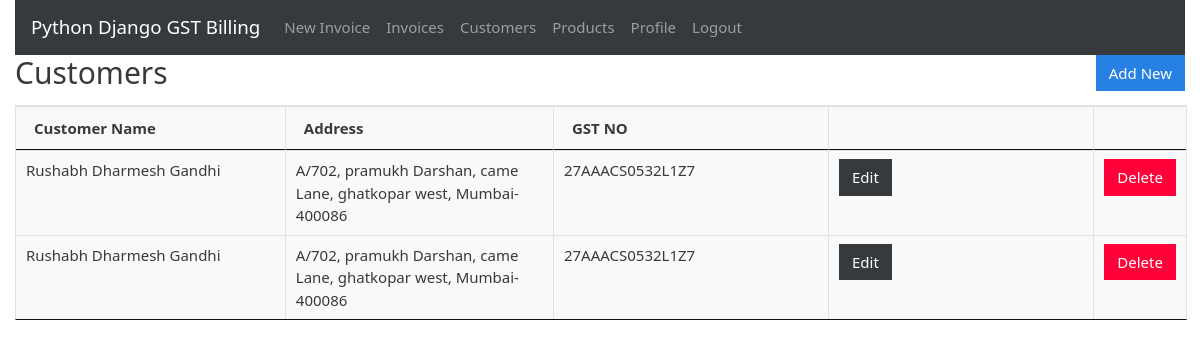
/customers (signed in), run on an earlier commit of the app's database.
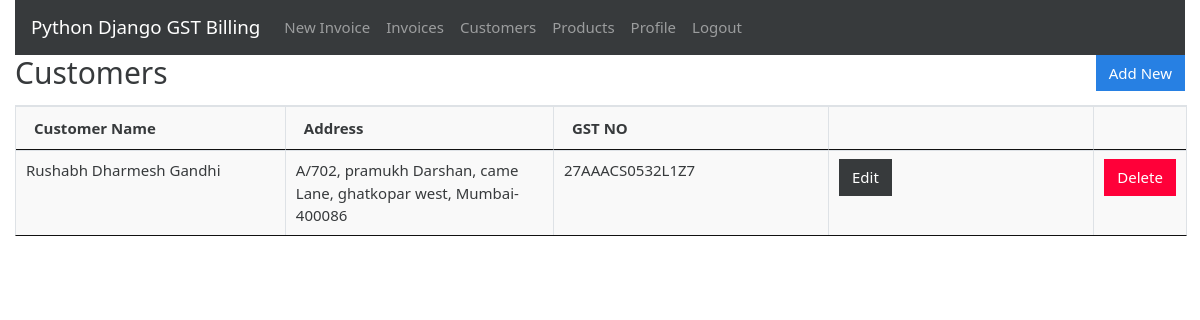
And on a later commit of the database.
### gstbillingapp/models.py (models this page shows, shortened)
class Customer(models.Model):
    customer_name = models.CharField(max_length=200)
    customer_address = models.TextField(max_length=600, blank=True, null=True)
    customer_gst = models.CharField(max_length=15, blank=True, null=True)

### gstbillingapp/views.py (the view)
# urls.py: path('customers', views.customers, name='customers'),
@login_required
def customers(request):
    context = {}
    context['customers'] = Customer.objects.all()
    return render(request, 'gstbillingapp/customers.html', context)

### gstbillingapp/templates/gstbillingapp/customers.html (shortened to what this page needs)
{% extends "gstbillingapp/base.html" %}
{% load static %}
{% block content %}
<div class="row">
	<div class="col">
		<h2>Customers</h2>
	</div>
	<div class="col">
		<a href="{% url 'customer_add' %}" id="add_customer_btn"><button type="button" class="btn btn-primary">Add New</button></a>
	</div>
</div>
<table class="table table-bordered" id="customer-table">
	<thead>
		<tr>
			<th>Customer Name</th>
			<th>Address</th>
			<th>GST NO</th>
			<th></th>
			<th></th>
		</tr>
	</thead>
	<tbody class="two-col-form">
		{% for customer in customers %}
		<tr>
			<td>{{customer.customer_name}}</td>
			<td>{{customer.customer_address}}</td>
			<td>{{customer.customer_gst}}</td>
			<td><a href="{% url 'customer_edit' customer.id %}"><button type="button" class="btn btn-dark">Edit</button></a></td>
			<td><button type="button" class="btn btn-danger" data-toggle="modal" data-target="#customerDeleteModal" data-customer-id="{{customer.id}}" data-customer-name="{{customer.customer_name}}">Delete</button></td>
		</tr>
		{% endfor %}
	</tbody>
</table>
{% endblock %}

### gstbillingapp/templates/gstbillingapp/base.html (shortened to what this page needs)
{% load static %}
<!doctype html>
<html lang="en">
<head>
	<link rel="stylesheet" href="{% static "gstbillingapp/bootstrap-4.4.1-dist/css/bootstrap-cosmo.min.css" %}">
	<link rel="stylesheet" href="{% static "gstbillingapp/main.css" %}">
	<link rel="stylesheet" href="{% static "gstbillingapp/DataTables/jquery.dataTables.min.css" %}">
	<link rel="stylesheet" href="{% static "gstbillingapp/DataTables/dataTables.bootstrap4.min.css" %}">
</head>
<body>
	<div class="container-fluid">
		{% include "gstbillingapp/navbar.html" %}
		{% block content %}{% endblock %}
	</div>
</body>
</html>

### gstbillingapp/templates/gstbillingapp/navbar.html (shortened to what this page needs)
<nav class="navbar navbar-expand-lg navbar-dark bg-dark">
	<a class="navbar-brand" href="{% url 'landing_page' %}">Python Django GST Billing</a>
	<div class="collapse navbar-collapse" id="navbarSupportedContent">
		<ul class="navbar-nav mr-auto">
			{% if user.is_authenticated %}
			<li class="nav-item">
				<a class="nav-link" href="{% url 'invoice_create' %}">New Invoice <span class="sr-only">(current)</span></a>
			</li>
			<li class="nav-item">
				<a class="nav-link" href="{% url 'invoices' %}">Invoices</a>
			</li>
			<li class="nav-item">
				<a class="nav-link" href="{% url 'customers' %}">Customers</a>
			</li>
			<li class="nav-item">
				<a class="nav-link" href="{% url 'products' %}">Products</a>
			</li>
			<li class="nav-item">
				<a class="nav-link" href="{% url 'user_profile' %}">Profile</a>
			</li>
			<li class="nav-item">
				<a class="nav-link" href="{% url 'logout' %}?next=/">Logout</a>
			</li>
			{% endif %}
		</ul>
	</div>
</nav>

### gstbillingapp/static/gstbillingapp/main.css (style rules this page uses)
.table-bordered td, .table-bordered th { padding: 0.25em; }
.table-bordered tbody td, .table-bordered tbody th, .table-bordered thead th, .table-bordered thead td { background: #f9f9f9; }
.two-col-form td, .two-col-form th { width: 25%; }
#add_customer_btn, #add_product_btn { float: right; }

What changed in the data, as far as the page shows it:
removed Customer: customer_name "Rushabh Dharmesh Gandhi", customer_address "A/702, pramukh Darshan, came Lane, ghatkopar west, Mumbai- 400086", customer_gst "27AAACS0532L1Z7"
